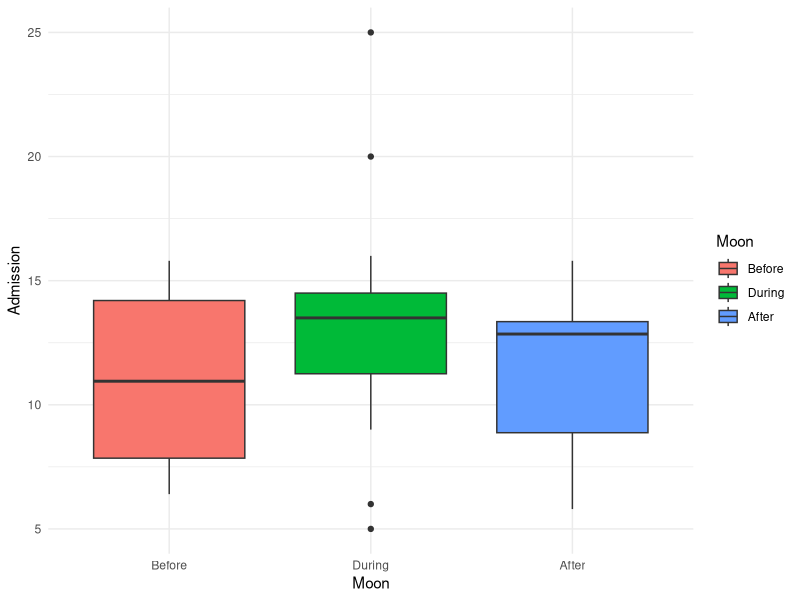
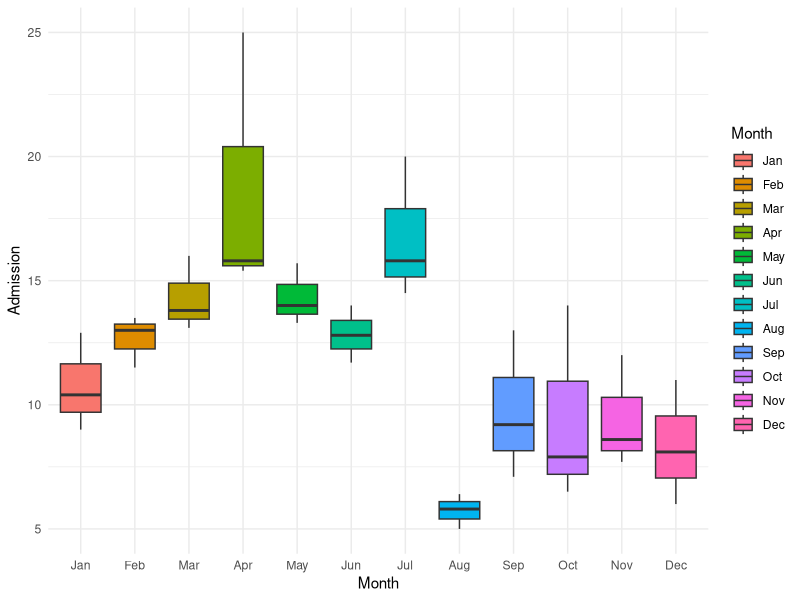
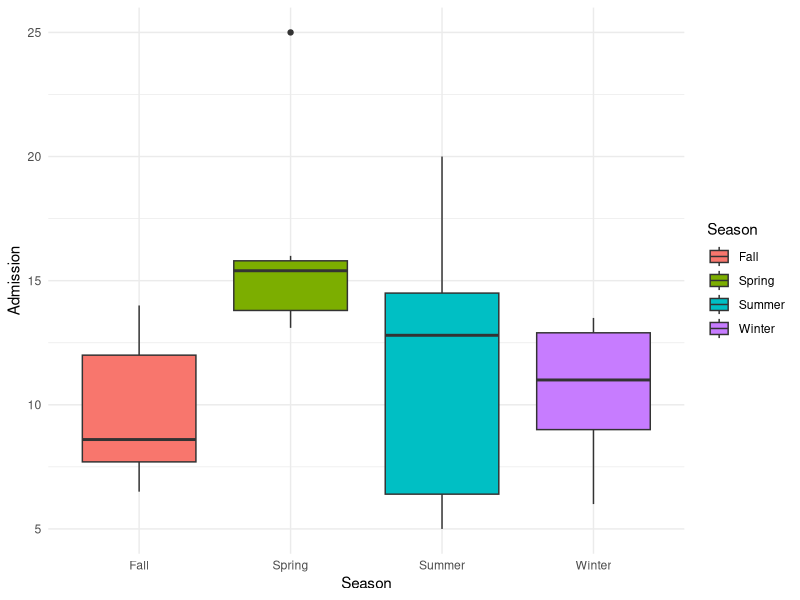
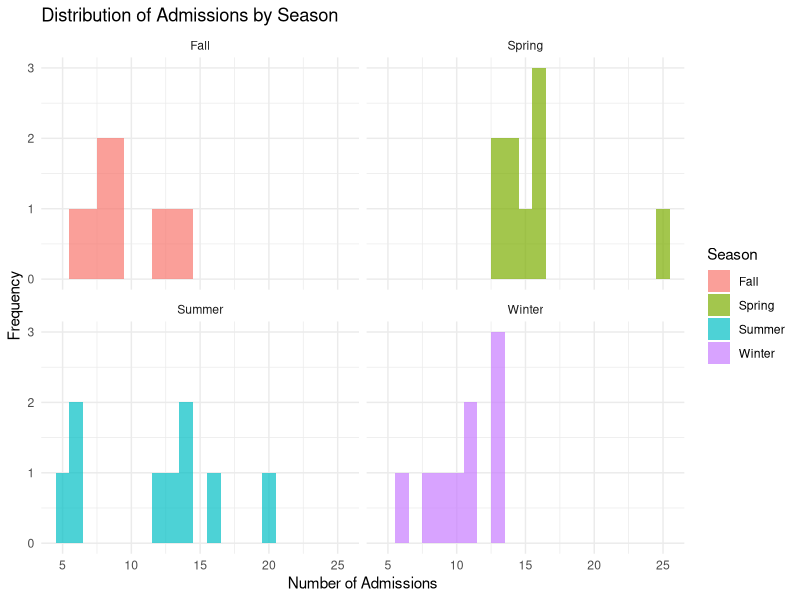

Generate these figures, in order, with R:
## ---- chunk 1
# don't forget to name and number tables
knitr::opts_chunk$set(echo = FALSE)
library(tidyverse)
## ---- chunk 2
# load dataset...

MentalHealth <- read_csv("MentalHealth.csv", show_col_types = FALSE)

# defining the month order
month_order <- c("Jan", "Feb", "Mar", "Apr", "May", "Jun", 
                 "Jul", "Aug", "Sep", "Oct", "Nov", "Dec")
# defining the lunar order
moon_order <- c("Before", "During", "After")

# converting month and moon columns to factors with specified levels
MentalHealth <- MentalHealth %>%
  mutate(Moon = factor(Moon, levels = moon_order),
         Month = factor(Month, levels = month_order))

# summary statistics for overall sample

MentalHealth

## ---- chunk 3
# grouping by lunar phase
ggplot(MentalHealth, aes(x = Moon, y = Admission, fill = Moon)) +
  geom_boxplot() +
  theme_minimal()

# grouping by month
ggplot(MentalHealth, aes(x = Month, y = Admission, fill = Month)) +
  geom_boxplot() +
  theme_minimal()
## ---- chunk 4
MentalHealth <- MentalHealth %>%
  mutate(Season = case_when(
    Month %in% c("Dec", "Jan", "Feb") ~ "Winter",
    Month %in% c("Mar", "Apr", "May") ~ "Spring",
    Month %in% c("Jun", "Jul", "Aug") ~ "Summer",
    Month %in% c("Sep", "Oct", "Nov") ~ "Fall"))

# grouping by season
ggplot(MentalHealth, aes(x = Season, y = Admission, fill = Season)) +
  geom_boxplot() +
  theme_minimal()
## ---- chunk 5
# Sum admissions by Month and Moon Phase
#contingency_table1 <- xtabs(Admission ~ Month + Moon, data = MentalHealth)
contingency_table2 <- xtabs(Admission ~ Season + Moon, data = MentalHealth)

# Print the contingency table
#print(contingency_table1)
print(contingency_table2)

## ---- chunk 6
# Load necessary library
#library(ggplot2)

# check number of observations per season
MentalHealth %>% group_by(Season) %>% summarize("Observation Count" = n())

# Create histograms for each season
ggplot(MentalHealth, aes(x = Admission, fill = Season)) +
  geom_histogram(binwidth = 1, alpha = 0.7) +
  facet_wrap(~ Season) +
  labs(title = "Distribution of Admissions by Season",
       x = "Number of Admissions",
       y = "Frequency") +
  theme_minimal()

## ---- chunk 7
# Perform a chi-squared test on the contingency table
chi_test_result <- chisq.test(contingency_table2)

# Print the results
print(chi_test_result)
